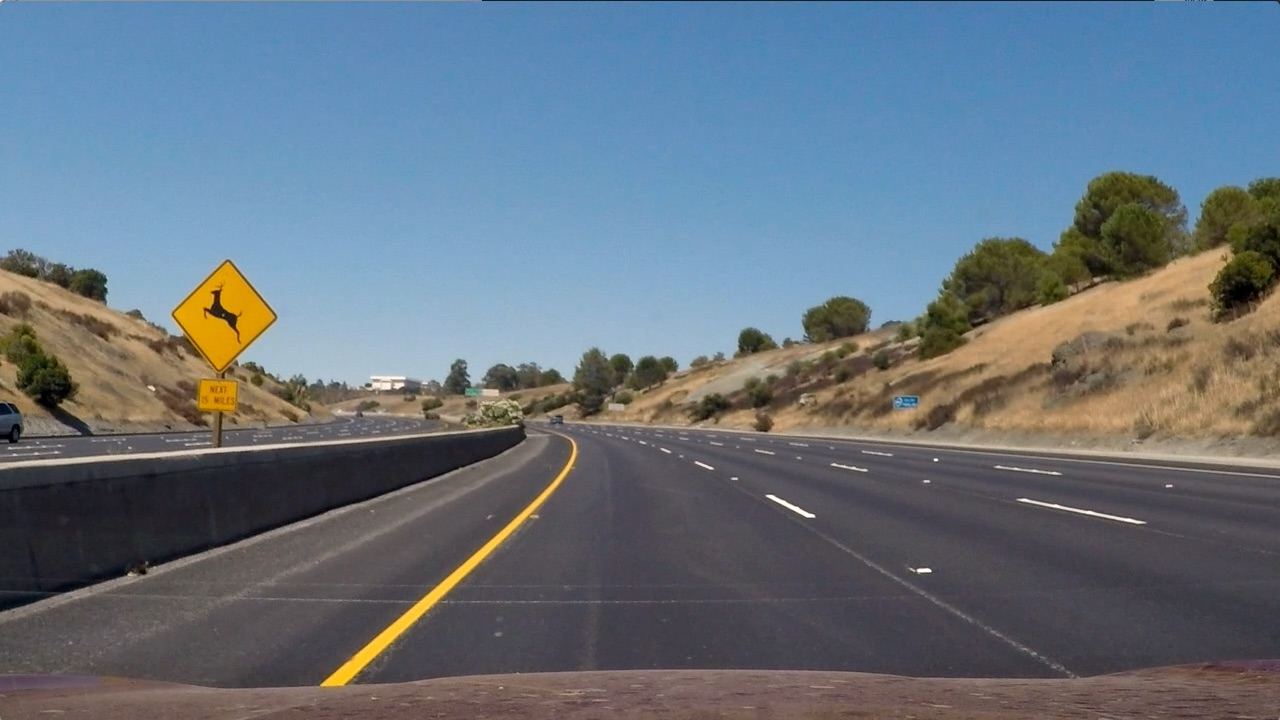
#> input picture test_images/test2.jpg, 1280 x 720 px
$ python calibration_functions.py
#> lines starting #> are read from the running program, lines starting #| are printed output that depends on the picture
import glob
import os.path as path
import pickle

import cv2
import matplotlib.image as mpimg
import matplotlib.pyplot as plt
import numpy as np

from globals import m_chess, n_chess


def calibrateCamera_decorater(func):
    """
    Decorater for the calibrateCamera_SLOW() to avoid the calculation of the calibration parameters everytime we run the program.
    """

    calibration_data = 'camera_cal/calibration_data.pickle'

    def timesaver(*args, **kwargs):
        if path.exists(calibration_data):
            print('Loading calculated camera calibration...', end=' ')
            with open(calibration_data, 'rb') as dump_file:
#> (reads camera_cal/calibration_data.pickle from the repository)
#> further down, img is the input picture: shape (720, 1280, 3); mean B, G, R 125.5, 114.6, 102.8
                calibration_param = pickle.load(dump_file)
        else:
            print('Computing camera calibration_param...', end=' ')
            calibration_param = func(*args, **kwargs)
            with open(calibration_data, 'wb') as dump_file:
                pickle.dump(calibration_param, dump_file)
        print('Done.')
        return calibration_param

    return timesaver


# [45 lines left out: function calibrateCamera_SLOW, not called in this run]


def undistort(img, mtx, dist, verbose=False):
    """
    Undistort the image givine the camera's distortion and matrix coefficients
    :param image: input image
    :param mtx: camera matrix
    :param dist: distortion coefficients
    :param verbose: if True, show frame before/after distortion correction
    :return: undistorted image
    """
#> called with mtx = array of shape (3, 3), dist = array of shape (1, 5), verbose = True
    image_undistorted = cv2.undistort(
        img, mtx, dist, None, newCameraMatrix=mtx)
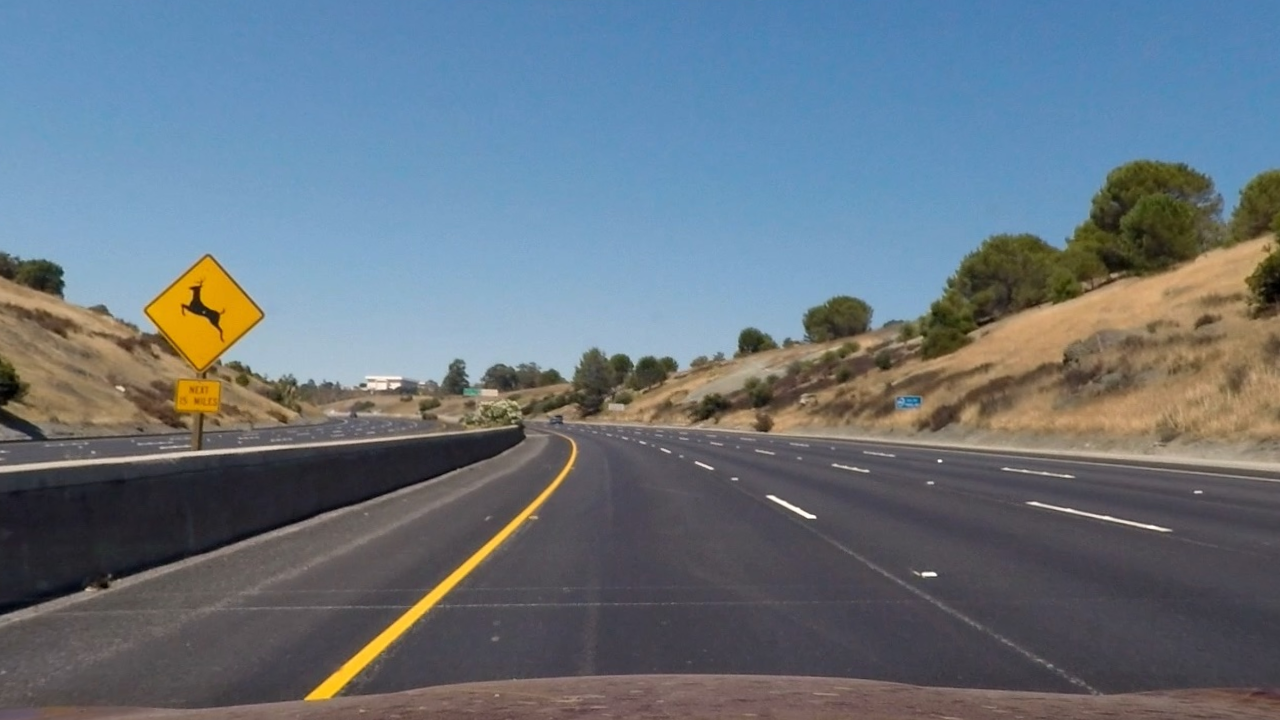
#> image_undistorted: shape (720, 1280, 3); mean B, G, R 126.4, 115.7, 103.8

    if verbose:
        fig, ax = plt.subplots(nrows=1, ncols=2)
        ax[0].imshow(cv2.cvtColor(img, cv2.COLOR_BGR2RGB))
        ax[1].imshow(cv2.cvtColor(image_undistorted, cv2.COLOR_BGR2RGB))
        plt.show()
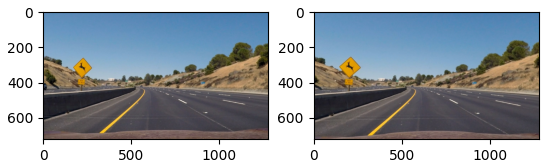
#> figure drawn by matplotlib, 2 panels

    return image_undistorted


if __name__ == '__main__':

    ret, mtx, dist, rvecs, tvecs = calibrateCamera_SLOW(
        calib_images_directory='camera_cal', verbose=False)

    img = cv2.imread('test_images/test2.jpg')

    img_undistorted = undistort(img, mtx, dist, verbose=True)

    cv2.imwrite('calibration_output/test2_before_calibration.jpg', img)
    cv2.imwrite('calibration_output/test2_after_calibration.jpg',
                img_undistorted)
